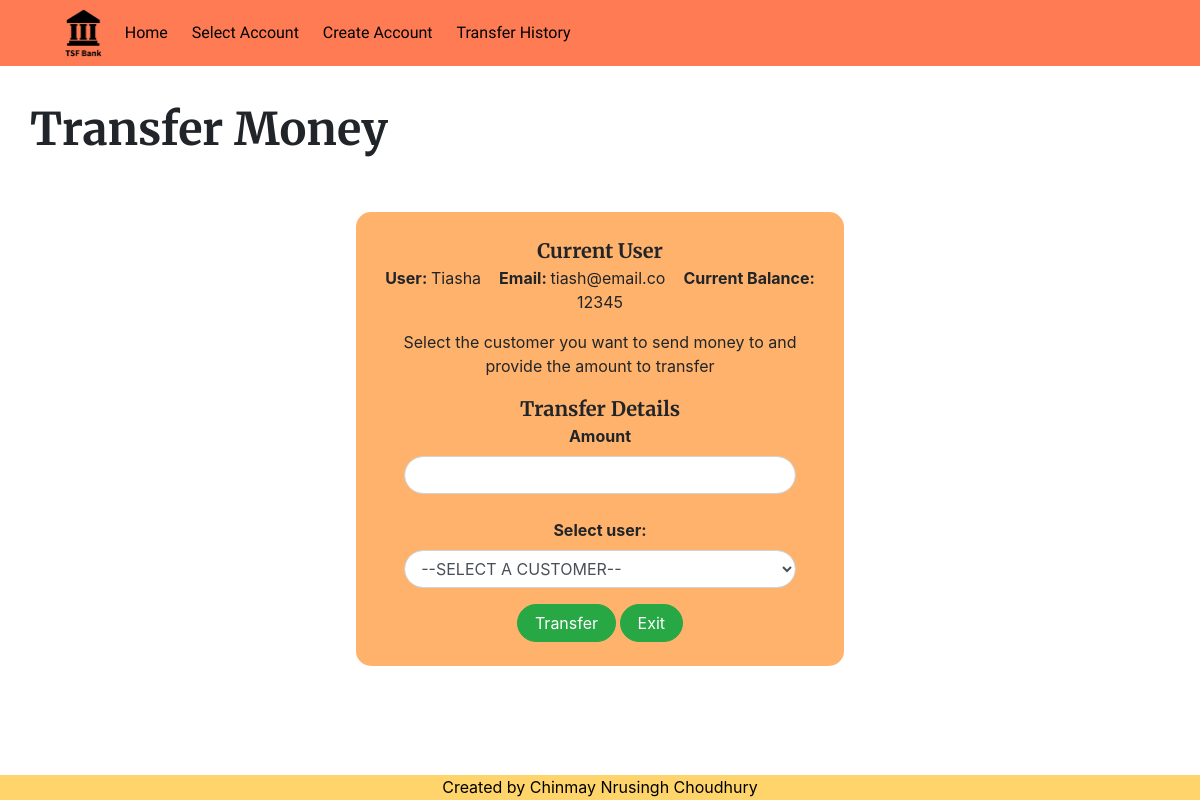
Screenshot of /transfer.php?sid=9 with the database file from the repository.
### tables this page shows
CREATE TABLE `customers` (
  `id` int(6) NOT NULL,
  `name` varchar(255) DEFAULT NULL,
  `email` varchar(255) DEFAULT NULL,
  `currbal` int(6) DEFAULT NULL
);

### transfer.php (the view, shortened to what this page needs)
<?php
require 'db.php';
?>
<!DOCTYPE html>
<html>
<head>
	<link rel="stylesheet" type="text/css" href="css/nav.css">
	<link rel="stylesheet" type="text/css" href="css/transfer.css">
	<link rel="stylesheet" href="https://maxcdn.bootstrapcdn.com/bootstrap/4.0.0/css/bootstrap.min.css">
</head>
<body>
	<?php require_once 'nav.php';?>
	<div class="main">
		<span id="maintit">Transfer Money</span>
		<div class="row mt-5">
			<div class="col-lg-5 m-auto text-center p-4" id="conbox">
				<span class="divtit">Current User</span>
				<?php
					$stmt = $pdo->prepare("SELECT * FROM customers WHERE id = :idvar");
					$stmt->execute(array(":idvar"=>$_SESSION['sid']));
					$urow1 = $stmt->fetch(PDO::FETCH_ASSOC);
				?>
				<p>
					<b>User: </b><?=$urow1['name']?>&nbsp;&nbsp;&nbsp;
					<b>Email: </b><?=$urow1['email']?>&nbsp;&nbsp;&nbsp;
					<b>Current Balance: </b><?=$urow1['currbal']?>
				</p>
				<p class="desc text-center">Select the customer you want to send money to and provide the amount to transfer</p>
				<span class="divtit">Transfer Details</span>
				<form id="tranform" class="form-group mx-4" method="post">
						<label for="amnt">Amount</label>
						<input type="text" name="amnt" style="border-radius:25px;" id="amnt" class="form-control">
						<br>
						<label for="selectt">Select user:</label>
						<select style="border-radius:25px;" class="form-control" id="selectt" name="reciever">
							<option value="0">--SELECT A CUSTOMER--</option>
						</select>
				</form>
                    <button type="submit" name="submit" style="border-radius:25px;" class="btn btn-success pill" form="tranform">
                    	&nbsp;Transfer&nbsp;
                	</button>
                	<button type="submit" name="exit" style="border-radius:25px;" class="btn btn-success pill" form="tranform">
                    	&nbsp;Exit&nbsp;
                	</button>
			</div>
		</div>
	</div>
	<?php require 'foot.php';?>
</body>
</html>

### css/transfer.css (style rules this page uses)
html, body { max-width: 100%; overflow-x: hidden; }
#maintit { font-family: 'Merriweather',sans-serif; font-weight: bolder; font-size: 45px; }
.main { margin: 15px; padding: 15px; }
#conbox { background-color: #ffb26b; border-radius: 15px; padding: 15px; }
.divtit { font-family: 'Merriweather'; font-size: 20px; font-weight: bolder; }
.btn { background-color: #939b62; }
.pill { border-radius: 25px; }
form label { font-weight: bold !important; }

### rows the page displays
customers: name "Tiasha", email "tiash@email.co", currbal "12345"
